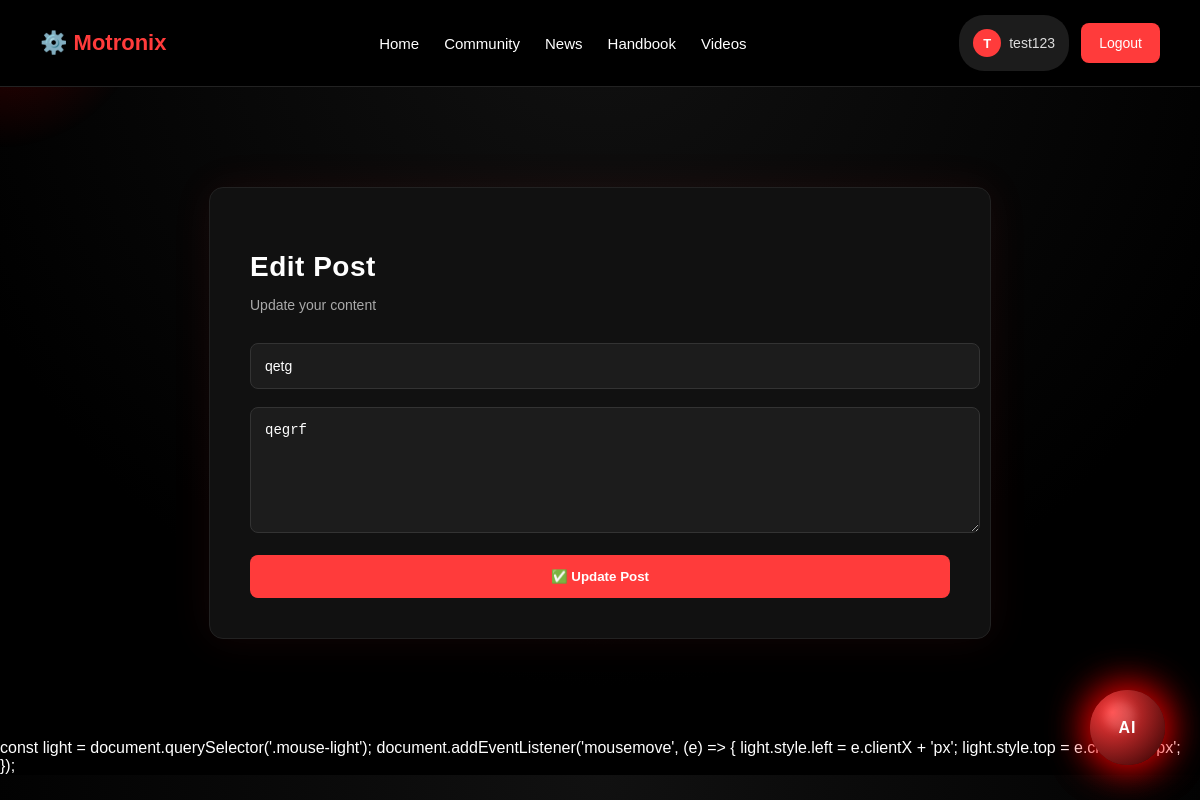
The app's page /post/1/edit (signed in) with its own data.
### app.py (models this page shows)
class User(UserMixin, db.Model):
    id = db.Column(db.Integer, primary_key=True)
    username = db.Column(db.String(100), unique=True, nullable=False)
    password = db.Column(db.String(100), nullable=False)

class Post(db.Model):
    id = db.Column(db.Integer, primary_key=True)
    title = db.Column(db.String(200), nullable=False)
    content = db.Column(db.Text, nullable=False)
    user_id = db.Column(db.Integer, db.ForeignKey("user.id"), nullable=False)
    category_id = db.Column(db.Integer, db.ForeignKey("category.id"), nullable=False)
    author = db.relationship("User", backref="posts")
    category = db.relationship("Category", backref="posts")
    comments = db.relationship("Comment", backref="post", cascade="all, delete")
    votes = db.relationship("Vote", backref="post", cascade="all, delete")

### app.py (the view)
@app.route("/post/<int:post_id>/edit", methods=["GET", "POST"])
@login_required
def edit_post(post_id):
    post = Post.query.get_or_404(post_id)
    if post.user_id != current_user.id and current_user.id != 1:
        return "Unauthorized"
    if request.method == "POST":
        post.title = request.form["title"]
        post.content = request.form["content"]
        db.session.commit()
        return redirect(url_for("post_detail", post_id=post.id))
    return render_template("edit.html", post=post)

### app.py (called while the page is built)
@login_manager.user_loader
def load_user(user_id):
    return db.session.get(User, int(user_id))

### templates/edit.html
{% extends "base.html" %}
{% block content %}
<div class="create-wrapper">
    <div class="create-card">
        <h2>Edit Post</h2>
        <p class="create-sub">Update your content</p>
        <form method="POST">
            <input type="text"
                   name="title"
                   value="{{ post.title }}"
                   required>
            <textarea name="content"
                      rows="6"
                      required>{{ post.content }}</textarea>
            <button type="submit" class="publish-btn">
                ✅ Update Post
            </button>
        </form>
    </div>
</div>
{% endblock %}

### templates/base.html (shortened to what this page needs)
<!DOCTYPE html>
<html>
<head>
    <link rel="stylesheet" href="{{ url_for('static', filename='style.css') }}">
</head>
<body>
<nav class="navbar">
    <div class="nav-left">
      <a href="/" class="logo">⚙️ Motronix</a>
    </div>
    <div class="nav-center">
        <a href="/">Home</a>
        <a href="/community">Community</a>
        <a href="/news">News</a>
        <a href="/handbook">Handbook</a>
        <a href="/videos">Videos</a>
    </div>
    <div class="nav-right">
   {% if current_user.is_authenticated %}
            <div class="nav-profile-wrapper">
                <div class="nav-profile">
                    <div class="profile-badge">
                        {{ current_user.username[0] | upper }}
                    </div>
                    <span class="profile-name">
                        {{ current_user.username }}
                    </span>
                </div>
                <a href="/logout" class="nav-btn">Logout</a>
            </div>
        {% endif %}
    </div>
</nav>
<div class="main-container">
    {% block content %}{% endblock %}
</div>
{% if current_user.is_authenticated %}
<div class="ai-orb" onclick="toggleAI()">
    <span class="ai-text">AI</span>
</div>
{% else %}
<div class="ai-orb disabled-ai" onclick="redirectToLogin()">
    <span class="ai-text">AI</span>
</div>
{% endif %}
{% if current_user.is_authenticated %}
<div class="ai-orb" onclick="toggleAI()">
    <span class="ai-text">AI</span>
</div>
{% endif %}
const light = document.querySelector('.mouse-light');
document.addEventListener('mousemove', (e) => {
    light.style.left = e.clientX + 'px';
    light.style.top = e.clientY + 'px';
});
</body>
</html>

### static/style.css (style rules this page uses)
body { margin: 0; font-family: Arial, Helvetica, sans-serif; background: radial-gradient(circle at top, #111 0%, #000 70%); color: white; }
.main-container { max-width: 1100px; margin: 40px auto; padding: 0 20px; }
.navbar { display: flex; justify-content: space-between; align-items: center; background: #000; padding: 15px 40px; border-bottom: 1px solid #222; }
.nav-left .logo { font-size: 22px; font-weight: bold; color: #ff3b3b; text-decoration: none; }
.nav-center { display: flex; gap: 25px; }
.nav-center a { color: white; text-decoration: none; font-size: 15px; transition: 0.3s; }
.nav-right { display: flex; align-items: center; gap: 15px; }
.nav-btn { background: #ff3b3b; padding: 6px 14px; border-radius: 4px; text-decoration: none; color: white; font-size: 14px; transition: 0.3s; }
html { scroll-behavior: smooth; }
button, .create-btn, .vote-btn { transition: all 0.2s ease; }
h1, h2, h3 { letter-spacing: 0.5px; }
p { font-weight: 300; }
a { transition: 0.2s ease; }
.navbar { backdrop-filter: blur(6px); }
.create-wrapper { display: flex; justify-content: center; padding: 60px 20px; }
.create-card { width: 100%; max-width: 700px; background: #111; padding: 40px; border-radius: 14px; border: 1px solid #222; box-shadow: 0 0 40px rgba(255, 59, 59, 0.08); }
.create-card h2 { margin-bottom: 5px; font-size: 28px; }
.create-sub { color: #aaa; font-size: 14px; margin-bottom: 30px; }
.create-card input, .create-card textarea, .create-card select { width: 100%; padding: 14px; margin-bottom: 18px; border-radius: 8px; border: 1px solid #333; background: #1c1c1c; color: white; font-size: 14px; transition: 0.3s; }
.publish-btn { width: 100%; padding: 14px; background: #ff3b3b; border: none; border-radius: 8px; color: white; font-weight: bold; cursor: pointer; transition: 0.3s; }
.nav-profile-wrapper { display: flex; align-items: center; gap: 12px; }
.nav-profile { display: flex; align-items: center; gap: 8px; padding: 8px 14px; border-radius: 25px; background: #1c1c1c; height: 40px; transition: 0.3s; }
.profile-badge { width: 28px; height: 28px; border-radius: 50%; background: #ff3b3b; display: flex; align-items: center; justify-content: center; font-weight: bold; color: white; font-size: 13px; }
.profile-name { font-size: 14px; color: #ddd; }
.nav-btn { height: 40px; padding: 0 18px; display: flex; align-items: center; border-radius: 8px; }
.ai-orb { position: fixed; bottom: 35px; right: 35px; width: 75px; height: 75px; border-radius: 50%; background: radial-gradient(circle at 30% 30%, #ff3b3b, #5a0000); background: radial-gradient(circle at 30% 30%, #ff3b3b, #2a0000); box-shadow: 0 0 20px rgba(255,0,0,0.6), 0 0 60px rgba(255,0,0,0.4), 0 0 120px rgba(255,0,0,0.2); transition: transform 0.2s ease, box-shadow 0.3s ease; display: flex; align-items: center; justify-content: center; cursor: pointer; z-index: 9999; box-shadow: 0 0 40px rgba(255, 0, 0, 0.8); animation: floatOrb 3s ease-in-out infinite; transition: 0.3s ease; overflow: hidden; }
.ai-orb::before { content: ""; position: absolute; width: 120%; height: 120%; border-radius: 50%; border: 2px solid rgba(255, 0, 0, 0.4); animation: rotateRing 6s linear infinite; }
.ai-orb::after { content: ""; position: absolute; width: 40%; height: 40%; background: rgba(255,255,255,0.15); border-radius: 50%; top: 15%; left: 20%; filter: blur(4px); }
.ai-text { position: relative; font-size: 16px; font-weight: 700; color: white; letter-spacing: 1px; z-index: 2; }

### records on screen
User: username "T", username "test123"
Post: title "qetg", content "qegrf"
